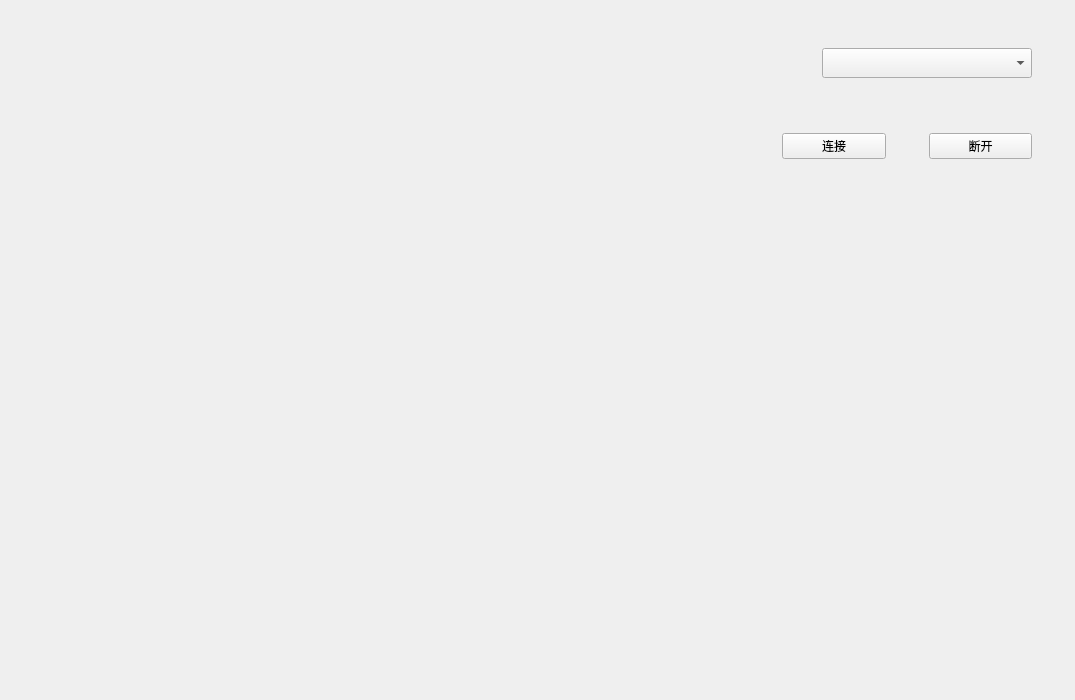
<?xml version="1.0" encoding="UTF-8"?>
<ui version="4.0">
 <class>MainClient</class>
 <widget class="QWidget" name="MainClient">
  <property name="geometry">
   <rect>
    <x>0</x>
    <y>0</y>
    <width>1075</width>
    <height>700</height>
   </rect>
  </property>
  <property name="windowTitle">
   <string>MainClient</string>
  </property>
  <layout class="QGridLayout" name="gridLayout">
   <property name="leftMargin">
    <number>3</number>
   </property>
   <property name="topMargin">
    <number>3</number>
   </property>
   <property name="rightMargin">
    <number>3</number>
   </property>
   <property name="bottomMargin">
    <number>3</number>
   </property>
   <item row="0" column="0">
    <widget class="QWidget" name="widget" native="true">
     <property name="sizePolicy">
      <sizepolicy hsizetype="Expanding" vsizetype="Preferred">
       <horstretch>0</horstretch>
       <verstretch>0</verstretch>
      </sizepolicy>
     </property>
    </widget>
   </item>
   <item row="0" column="1">
    <widget class="QWidget" name="widget_2" native="true">
     <property name="sizePolicy">
      <sizepolicy hsizetype="Minimum" vsizetype="Minimum">
       <horstretch>0</horstretch>
       <verstretch>0</verstretch>
      </sizepolicy>
     </property>
     <property name="minimumSize">
      <size>
       <width>330</width>
       <height>0</height>
      </size>
     </property>
     <layout class="QVBoxLayout" name="verticalLayout_2">
      <property name="spacing">
       <number>3</number>
      </property>
      <property name="leftMargin">
       <number>0</number>
      </property>
      <property name="topMargin">
       <number>0</number>
      </property>
      <property name="rightMargin">
       <number>0</number>
      </property>
      <property name="bottomMargin">
       <number>0</number>
      </property>
      <item>
       <layout class="QVBoxLayout" name="verticalLayout">
        <item>
         <spacer name="verticalSpacer_3">
          <property name="orientation">
           <enum>Qt::Vertical</enum>
          </property>
          <property name="sizeType">
           <enum>QSizePolicy::Fixed</enum>
          </property>
          <property name="sizeHint" stdset="0">
           <size>
            <width>20</width>
            <height>40</height>
           </size>
          </property>
         </spacer>
        </item>
        <item>
         <layout class="QHBoxLayout" name="horizontalLayout">
          <item>
           <spacer name="horizontalSpacer">
            <property name="orientation">
             <enum>Qt::Horizontal</enum>
            </property>
            <property name="sizeType">
             <enum>QSizePolicy::Fixed</enum>
            </property>
            <property name="sizeHint" stdset="0">
             <size>
              <width>80</width>
              <height>40</height>
             </size>
            </property>
           </spacer>
          </item>
          <item>
           <widget class="QComboBox" name="cb_car">
            <property name="sizePolicy">
             <sizepolicy hsizetype="Preferred" vsizetype="Fixed">
              <horstretch>0</horstretch>
              <verstretch>40</verstretch>
             </sizepolicy>
            </property>
            <property name="minimumSize">
             <size>
              <width>0</width>
              <height>30</height>
             </size>
            </property>
           </widget>
          </item>
          <item>
           <spacer name="horizontalSpacer_2">
            <property name="orientation">
             <enum>Qt::Horizontal</enum>
            </property>
            <property name="sizeType">
             <enum>QSizePolicy::Fixed</enum>
            </property>
            <property name="sizeHint" stdset="0">
             <size>
              <width>40</width>
              <height>20</height>
             </size>
            </property>
           </spacer>
          </item>
         </layout>
        </item>
        <item>
         <spacer name="verticalSpacer_2">
          <property name="orientation">
           <enum>Qt::Vertical</enum>
          </property>
          <property name="sizeType">
           <enum>QSizePolicy::Fixed</enum>
          </property>
          <property name="sizeHint" stdset="0">
           <size>
            <width>20</width>
            <height>40</height>
           </size>
          </property>
         </spacer>
        </item>
        <item>
         <layout class="QHBoxLayout" name="horizontalLayout_2">
          <item>
           <spacer name="horizontalSpacer_3">
            <property name="orientation">
             <enum>Qt::Horizontal</enum>
            </property>
            <property name="sizeType">
             <enum>QSizePolicy::Minimum</enum>
            </property>
            <property name="sizeHint" stdset="0">
             <size>
              <width>40</width>
              <height>40</height>
             </size>
            </property>
           </spacer>
          </item>
          <item>
           <widget class="QPushButton" name="pbt_connect">
            <property name="font">
             <font>
              <family>Microsoft YaHei UI</family>
             </font>
            </property>
            <property name="text">
             <string>连接</string>
            </property>
           </widget>
          </item>
          <item>
           <spacer name="horizontalSpacer_5">
            <property name="orientation">
             <enum>Qt::Horizontal</enum>
            </property>
            <property name="sizeType">
             <enum>QSizePolicy::Minimum</enum>
            </property>
            <property name="sizeHint" stdset="0">
             <size>
              <width>40</width>
              <height>20</height>
             </size>
            </property>
           </spacer>
          </item>
          <item>
           <widget class="QPushButton" name="pbt_disconnect">
            <property name="font">
             <font>
              <family>Microsoft YaHei UI</family>
             </font>
            </property>
            <property name="text">
             <string>断开</string>
            </property>
           </widget>
          </item>
          <item>
           <spacer name="horizontalSpacer_4">
            <property name="orientation">
             <enum>Qt::Horizontal</enum>
            </property>
            <property name="sizeType">
             <enum>QSizePolicy::Fixed</enum>
            </property>
            <property name="sizeHint" stdset="0">
             <size>
              <width>40</width>
              <height>20</height>
             </size>
            </property>
           </spacer>
          </item>
         </layout>
        </item>
        <item>
         <spacer name="verticalSpacer">
          <property name="orientation">
           <enum>Qt::Vertical</enum>
          </property>
          <property name="sizeType">
           <enum>QSizePolicy::Fixed</enum>
          </property>
          <property name="sizeHint" stdset="0">
           <size>
            <width>20</width>
            <height>40</height>
           </size>
          </property>
         </spacer>
        </item>
        <item>
         <widget class="QWidget" name="widget_3" native="true">
          <property name="sizePolicy">
           <sizepolicy hsizetype="Preferred" vsizetype="Expanding">
            <horstretch>0</horstretch>
            <verstretch>0</verstretch>
           </sizepolicy>
          </property>
         </widget>
        </item>
       </layout>
      </item>
     </layout>
    </widget>
   </item>
  </layout>
 </widget>
 <resources/>
 <connections/>
</ui>
